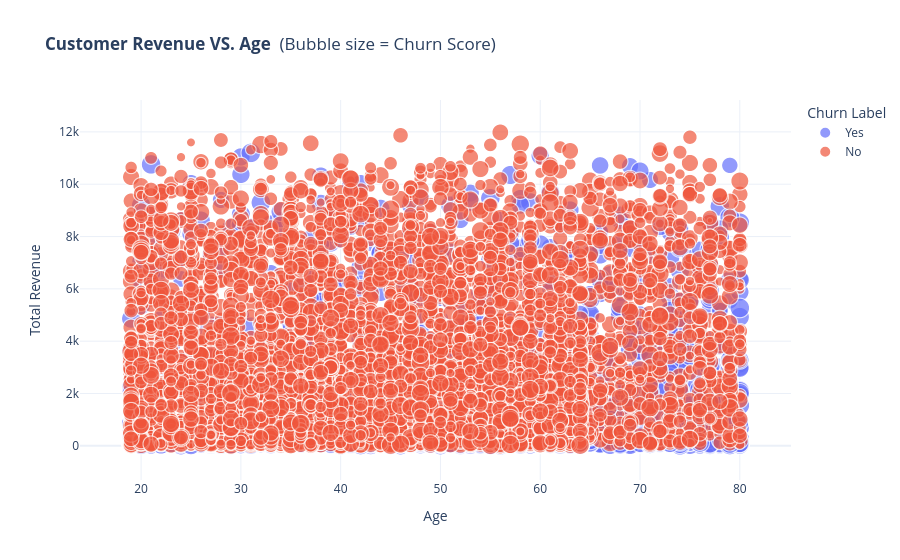
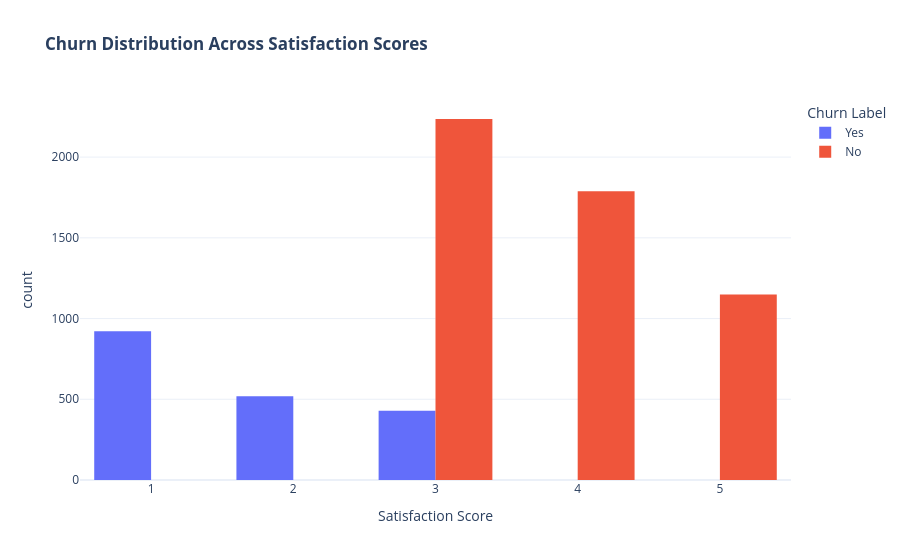

Here is the notebook cell these charts were saved with, in order:
### Code cell
import plotly.express as px

fig_scatter = px.scatter(
    df,
    x='Age',
    y='Total Revenue',
    color='Churn Label',
    size='Churn Score',
    hover_data=['Customer ID', 'Satisfaction Score', 'CLTV'],
    title='<b>Customer Revenue VS. Age </b> (Bubble size = Churn Score)'
)

fig_scatter.update_layout(template='plotly_white')
fig_scatter.show()

fig_bar = px.histogram(
    df,
    x='Satisfaction Score',
    color='Churn Label',
    barmode='group',
    title='<b>Churn Distribution Across Satisfaction Scores</b>'
)
fig_bar.update_layout(template='plotly_white')

### Figure 1 — Plotly figure (JSON) as saved in the notebook; plotly's stock layout.template omitted (floating-point values rounded to 4 significant figures; data arrays with more than 128 entries replaced by an {"elided": "..."} marker saying what was removed)
{"data": [{"customdata": {"elided": "1869x3 mixed values"}, "hovertemplate": "Churn Label=Yes<br>Age=%{x}<br>Total Revenue=%{y}<br>Churn Score=%{marker.size}<br>Customer ID=%{customdata[0]}<br>Satisfaction Score=%{customdata[1]}<br>CLTV=%{customdata[2]}<extra></extra>", "legendgroup": "Yes", "marker": {"color": "#636efa", "size": {"elided": "1869 int values"}, "sizemode": "area", "sizeref": 0.24, "symbol": "circle"}, "mode": "markers", "name": "Yes", "showlegend": true, "type": "scattergl", "x": {"elided": "1869 int values"}, "xaxis": "x", "y": {"elided": "1869 float values"}, "yaxis": "y"}, {"customdata": {"elided": "5174x3 mixed values"}, "hovertemplate": "Churn Label=No<br>Age=%{x}<br>Total Revenue=%{y}<br>Churn Score=%{marker.size}<br>Customer ID=%{customdata[0]}<br>Satisfaction Score=%{customdata[1]}<br>CLTV=%{customdata[2]}<extra></extra>", "legendgroup": "No", "marker": {"color": "#EF553B", "size": {"elided": "5174 int values"}, "sizemode": "area", "sizeref": 0.24, "symbol": "circle"}, "mode": "markers", "name": "No", "showlegend": true, "type": "scattergl", "x": {"elided": "5174 int values"}, "xaxis": "x", "y": {"elided": "5174 float values"}, "yaxis": "y"}], "layout": {"legend": {"itemsizing": "constant", "title": {"text": "Churn Label"}, "tracegroupgap": 0}, "title": {"text": "<b>Customer Revenue VS. Age </b> (Bubble size = Churn Score)"}, "xaxis": {"anchor": "y", "domain": [0, 1], "title": {"text": "Age"}}, "yaxis": {"anchor": "x", "domain": [0, 1], "title": {"text": "Total Revenue"}}}}

### Figure 2 — Plotly figure (JSON) as saved in the notebook; plotly's stock layout.template omitted (floating-point values rounded to 4 significant figures; data arrays with more than 128 entries replaced by an {"elided": "..."} marker saying what was removed)
{"data": [{"alignmentgroup": "True", "bingroup": "x", "hovertemplate": "Churn Label=Yes<br>Satisfaction Score=%{x}<br>count=%{y}<extra></extra>", "legendgroup": "Yes", "marker": {"color": "#636efa", "pattern": {"shape": ""}}, "name": "Yes", "offsetgroup": "Yes", "orientation": "v", "showlegend": true, "type": "histogram", "x": {"elided": "1869 int values"}, "xaxis": "x", "yaxis": "y"}, {"alignmentgroup": "True", "bingroup": "x", "hovertemplate": "Churn Label=No<br>Satisfaction Score=%{x}<br>count=%{y}<extra></extra>", "legendgroup": "No", "marker": {"color": "#EF553B", "pattern": {"shape": ""}}, "name": "No", "offsetgroup": "No", "orientation": "v", "showlegend": true, "type": "histogram", "x": {"elided": "5174 int values"}, "xaxis": "x", "yaxis": "y"}], "layout": {"barmode": "group", "legend": {"title": {"text": "Churn Label"}, "tracegroupgap": 0}, "title": {"text": "<b>Churn Distribution Across Satisfaction Scores</b>"}, "xaxis": {"anchor": "y", "domain": [0, 1], "title": {"text": "Satisfaction Score"}}, "yaxis": {"anchor": "x", "domain": [0, 1], "title": {"text": "count"}}}}
